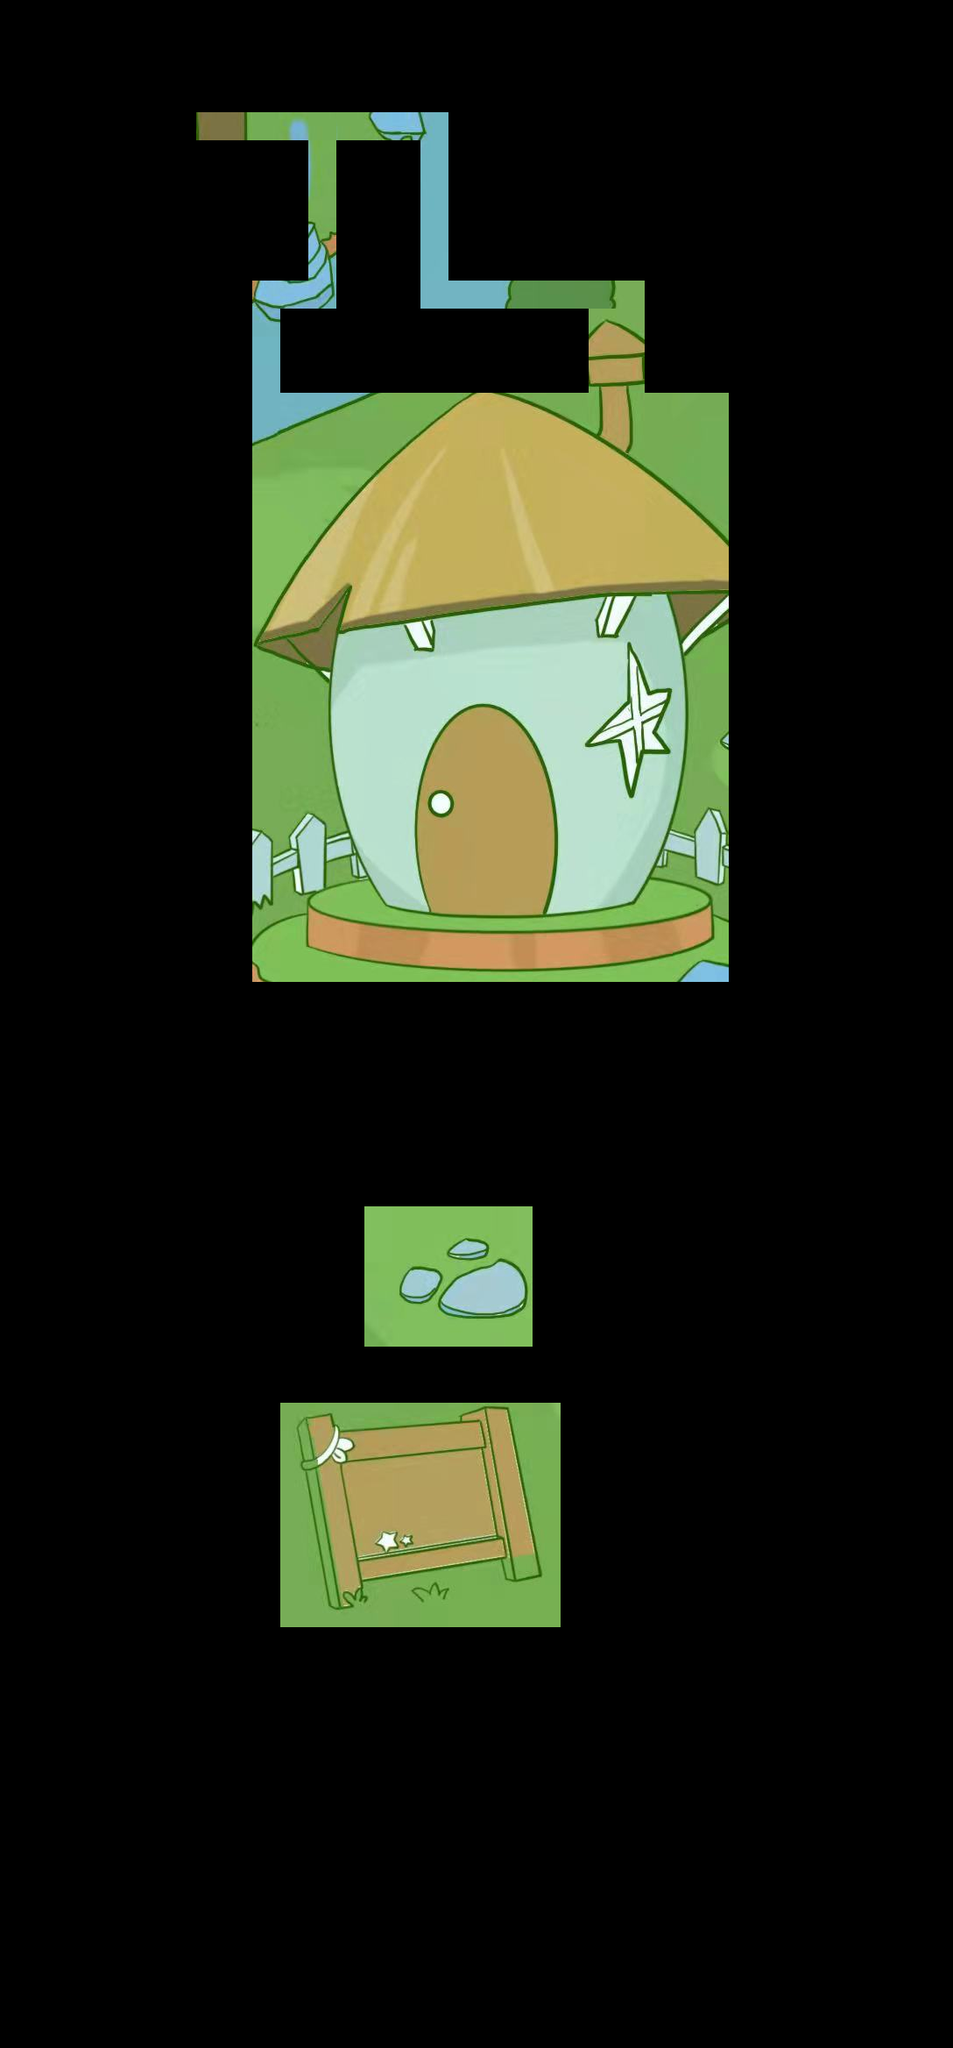

This is a level from a 2D game, rendered from its Tiled map with the project's own tilesets. A one-line summary and the map file follow, with tile-layer data summarised:
An orthogonal 34x73 tile map with 32x32 px tiles, 1 tile layer (MyLayer).

<map version="1.5" tiledversion="1.7.2" orientation="orthogonal" renderorder="left-down" width="34" height="73" tilewidth="32" tileheight="32" infinite="0" nextlayerid="2" nextobjectid="1">
 <tileset firstgid="1" source="myset.tsx" />
 <layer id="1" name="MyLayer" width="34" height="73">
  <data>[2482 cells, 506 non-empty, 505 distinct tile ids]</data>
 </layer>
</map>